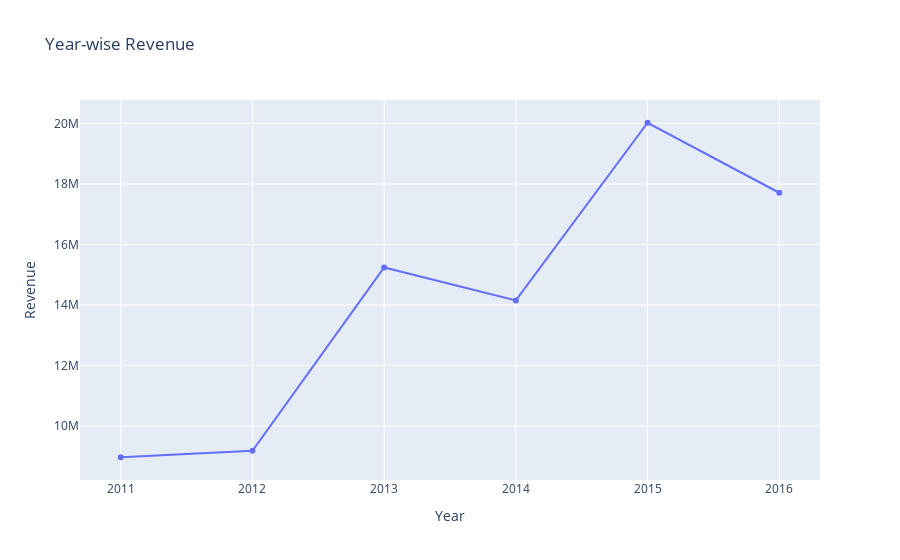

Write notebook code for a chart like this one.
### Code cell
import plotly.express as px
import pandas as pd

# Aggregate the data by Year
aggregated_data = df.groupby("Year", as_index=False)["Revenue"].sum()

# Create a line chart
fig = px.line(
    aggregated_data,
    x="Year",           # X-axis: Years
    y="Revenue",        # Y-axis: Revenue
    title="Year-wise Revenue",
    labels={"Revenue": "Revenue", "Year": "Year"},
    markers=True        # Adds markers on the data points
)

# Display the line chart
fig.show()

### Figure 1 — Plotly figure (JSON) as saved in the notebook; plotly's stock layout.template omitted (floating-point values rounded to 4 significant figures)
{"data": [{"hovertemplate": "Year=%{x}<br>Revenue=%{y}<extra></extra>", "legendgroup": "", "line": {"color": "#636efa", "dash": "solid"}, "marker": {"symbol": "circle"}, "mode": "lines+markers", "name": "", "orientation": "v", "showlegend": false, "type": "scatter", "x": [2011, 2012, 2013, 2014, 2015, 2016], "xaxis": "x", "y": [8964888, 9175983, 15238893, 14150763, 20023872, 17709734], "yaxis": "y"}], "layout": {"legend": {"tracegroupgap": 0}, "title": {"text": "Year-wise Revenue"}, "xaxis": {"anchor": "y", "domain": [0, 1], "title": {"text": "Year"}}, "yaxis": {"anchor": "x", "domain": [0, 1], "title": {"text": "Revenue"}}}}
